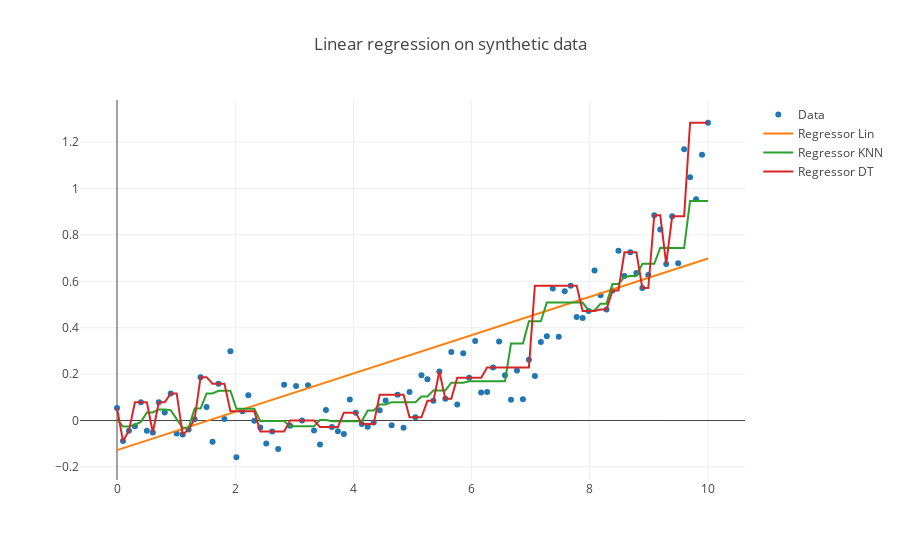

Here is the notebook cell this chart was saved with:
### Code cell
iplot(reg_plotly_plot(x,y,
                      [lin_preds,knn_preds,dt_preds],
                      ["Lin","KNN","DT"]
                     )
     )
